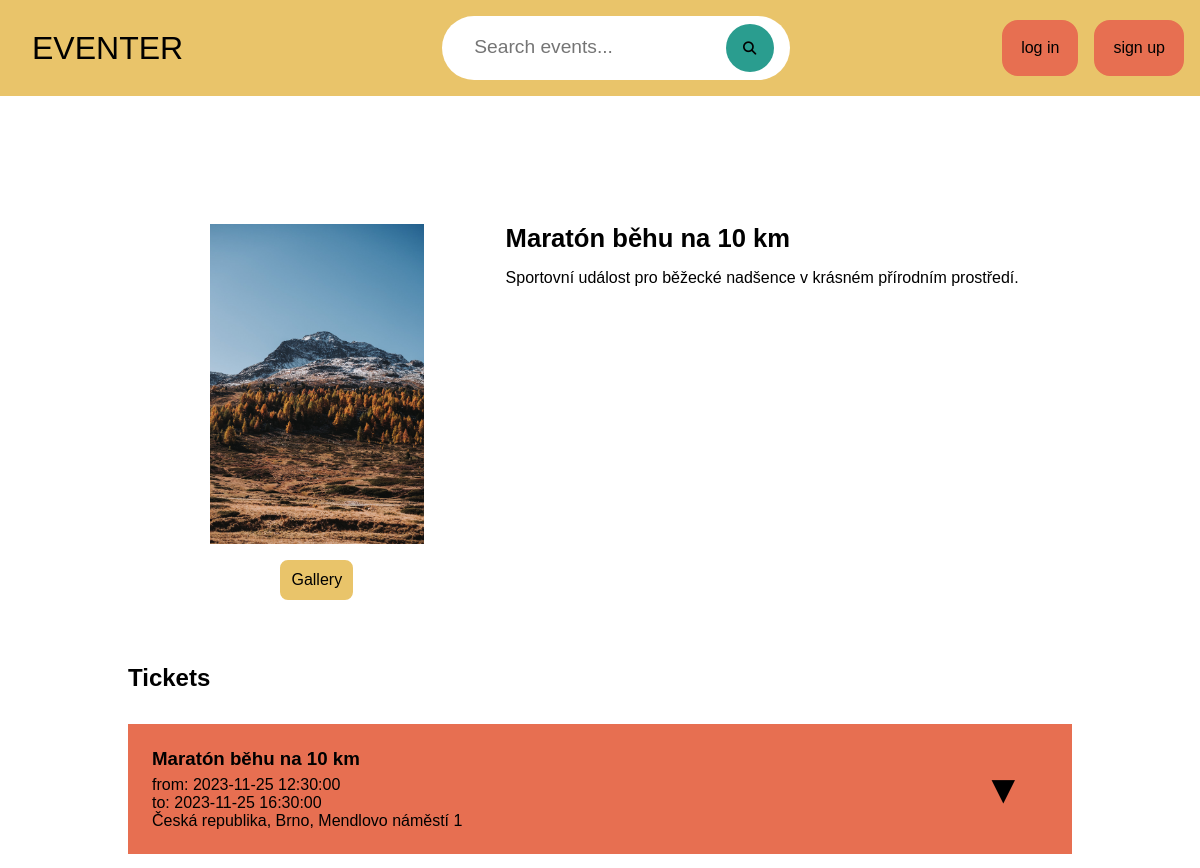
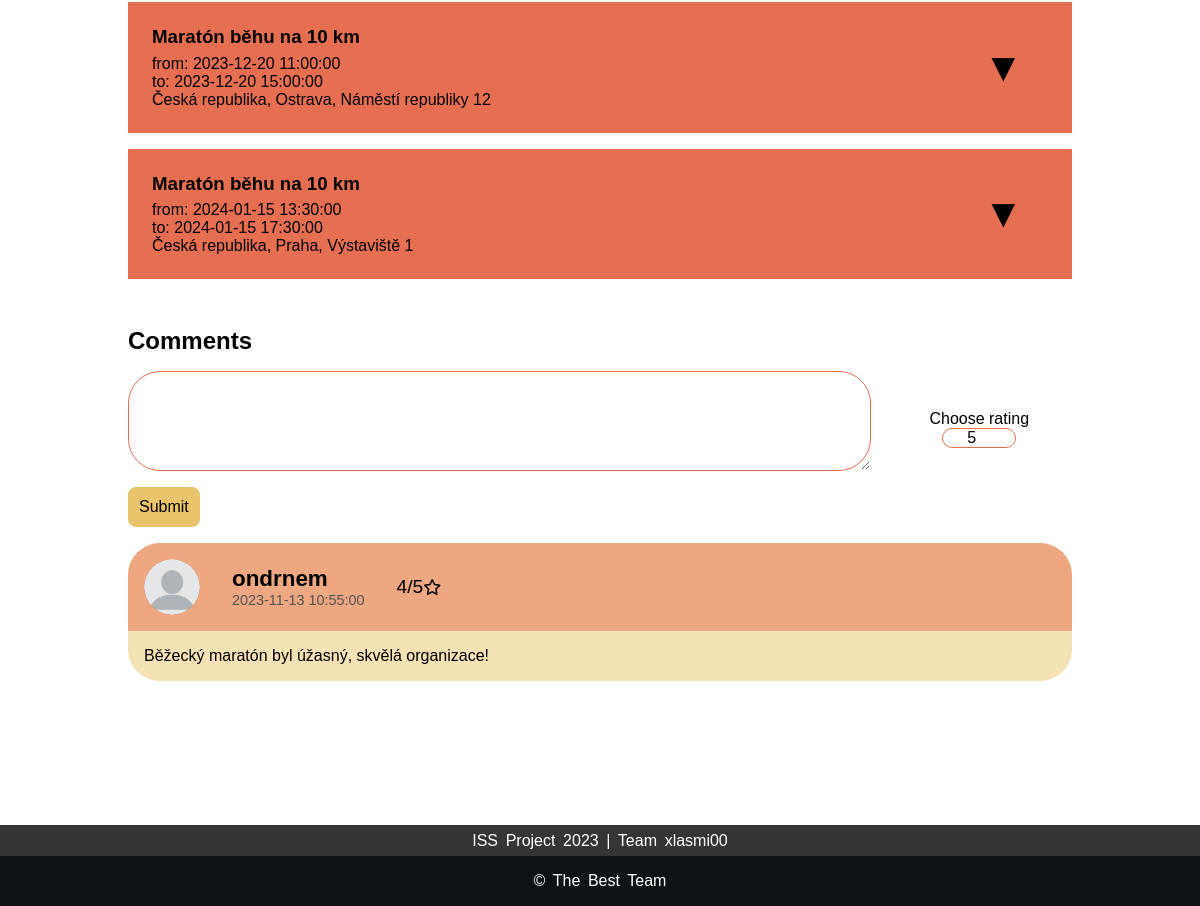
The page /event-detail.php?event_id=7 on the database its author committed (2 pictures, top to bottom).
### tables this page shows
CREATE TABLE Event (
    event_id INT AUTO_INCREMENT PRIMARY KEY,
    event_name VARCHAR(128),
    event_description MEDIUMTEXT,
    event_icon VARCHAR(256),
    rating FLOAT,
    time_of_creation DATETIME,
    time_of_last_edit DATETIME,
    event_status VARCHAR(64),

    category_name VARCHAR(128),
    account_id INT,

    CONSTRAINT fk_event_category
    FOREIGN KEY (category_name)
    REFERENCES Category(category_name),

    CONSTRAINT fk_event_owner  

    FOREIGN KEY (account_id)
    REFERENCES Account(account_id)
);

CREATE TABLE Event_instance (
    instance_id INT AUTO_INCREMENT PRIMARY KEY,
    event_id INT,
    address_id INT,
    date_from DATE,
    time_from TIME,
    date_to DATE,
    time_to TIME,

    CONSTRAINT fk_instance_of_event
    FOREIGN KEY (event_id)
    REFERENCES Event(event_id) ON DELETE CASCADE,

    CONSTRAINT fk_address_of_instance
    FOREIGN KEY (address_id)
    REFERENCES Address(address_id) ON DELETE CASCADE
);

CREATE TABLE Address (
    address_id INT AUTO_INCREMENT PRIMARY KEY,
    country VARCHAR(128),
    zip INT,
    city VARCHAR(128),
    street VARCHAR(128),
    street_number VARCHAR(128),  
    state VARCHAR(128),
    address_description MEDIUMTEXT,
    date_of_creation DATETIME,
    address_status VARCHAR(64),
    account_id INT,

    CONSTRAINT fk_address_proposed_by_account
    FOREIGN KEY (account_id)
    REFERENCES Account(account_id)
);

CREATE TABLE Comment (
    comment_id INT AUTO_INCREMENT PRIMARY KEY,
    time_of_posting DATETIME,
    comment_text MEDIUMTEXT,
    comment_rating FLOAT,

    account_id INT,
    super_comment INT,
    event_id INT,

    CONSTRAINT fk_comment_author
    FOREIGN KEY (account_id)
    REFERENCES Account(account_id),

    CONSTRAINT fk_super_comment
    FOREIGN KEY (super_comment)
    REFERENCES Comment(comment_id) ON DELETE CASCADE,

    CONSTRAINT fk_comment_on_event
    FOREIGN KEY (event_id)
    REFERENCES Event(event_id) ON DELETE CASCADE
);

CREATE TABLE Account (
    account_id INT AUTO_INCREMENT PRIMARY KEY,
    email VARCHAR(256) NOT NULL,
    first_name VARCHAR(128),
    last_name VARCHAR(128),
    nick VARCHAR(128),
    password VARCHAR(128),
    account_type VARCHAR(32),
    profile_icon VARCHAR(256),
    account_status VARCHAR(64)
);

### config/common.php (called while the page is built, shortened)
<?php
function get_pdo_statement($query, $id_array) {
    global $db;
    $stmt = $db->prepare($query);
    if ($id_array) {
        foreach ($id_array as $key => $value) {
            $stmt->bindValue(":$key", $value);
        }
    }
    $stmt->execute();
    return $stmt;
}
function fetch_table_entry($table, $return_id, $id_array, $id_string) {
    $query = "SELECT $return_id FROM $table WHERE $id_string";
    $stmt = get_pdo_statement($query, $id_array);
    $result = $stmt->fetch(PDO::FETCH_ASSOC);
    return $result;
}
function fetch_table_columns($query, $id_array)
{
    $stmt = get_pdo_statement($query, $id_array);
    return $stmt->fetchAll(PDO::FETCH_ASSOC);
}
function fetch_all_table_columns($table, $return_id, $id_array, $id_string, $group_by = null) {
    $query = "SELECT $return_id FROM $table" . ($id_string ? " WHERE $id_string" : "") . ($group_by ? " GROUP BY $group_by" : "");
    return fetch_table_columns($query, $id_array);
}
function fetch_distinct_table_columns($table, $return_id, $id_array, $id_string) {
    $query = "SELECT DISTINCT $return_id FROM $table" . ($id_string ? " WHERE $id_string" : "");
    return fetch_table_columns($query, $id_array);
}
function formatAddress(array &$address) {
    return $address['country'] . ', ' . $address['city'] . ', ' . $address['street']. ' ' . $address['street_number'];
}
function formatTime(array &$time, $date_column, $time_column) {
    return $time[$date_column].' '.$time[$time_column];
}
?>

### src/front-end/components/html-components.php (the view, shortened to what this page needs)
<?php
function makeHead(string $title)
{
    ?>
    <!DOCTYPE html>
    <html lang="en">
    <head>
        <link rel="stylesheet" href="src/front-end/styles/style.css">
    </head>
    <body>
    <?php
}
    ?>
    <?php
function makeHeader()
{
    ?>
    <header>
        <div class="top-bar">
            <a id="logo" href="index.php"><p>EVENTER</p></a>
            <div class="search-bar">
                <form action="<?php echo htmlspecialchars($_SERVER['PHP_SELF']) ?>" method="get">
                    <input type="text" placeholder="Search events..." name="search" <?php getSessionVal("search") ?> >
                    <button><i class="fa-solid fa-magnifying-glass"></i></button>
                </form>
            </div>
            <div class="profile">
                <?php
                    if (isset($_SESSION["USER"]))
                    {
                        echo '<div class="profile-icon" onclick="menuToggle();">';
                        echo '<img src="'.selectUserIcon($_SESSION["USER"]["user_icon"]).'">';
                        echo "</div>";
                        generateProfilMenu();
                    }
                    else
                    {
                        echo "<div class='login-btns'>";
                        echo "<a href='login.php' class='button-sharp-filled'>log in</a>";
                        echo "<a href='' class='button-sharp-filled'>sign up</a>";
                        echo "</div>";
                    }
                ?>
            </div>
        </div>
    </header>
    <?php
}
function makeFooter()
{
    ?>
    <footer>
        <div class="footer-top">
            <p> ISS Project 2023 | Team xlasmi00 </p>
        </div>
        <div class="footer-bottom">
            <p>&copy; The best Team</p>
        </div>
    </footer>
    </body>
    </html>
    <?php
}
function getSessionVal($value, $index = null, $default = null) {
    if(!isset($_SESSION[$value])) {
        if ($default || $default === 0) {
            echo "value=\"$default\"";
        } else {
            return;
        }
    } else if(is_array($value)) {
        echo ' value="' . htmlspecialchars($_SESSION[$value][$index]) . '"';
    } else {
        echo ' value="' . htmlspecialchars($_SESSION[$value]) . '"';
    }
}
    ?>
    <?php
function generateEventTickets($eventID)
{
    $tables_joined = "Event e NATURAL JOIN Event_instance ei JOIN Address a ON ei.address_id = a.address_id";
    $result_id = "instance_id, event_name, date_from, date_to, time_from, time_to, country, city, street, street_number";
    $event_instances = fetch_all_table_columns($tables_joined, $result_id, ["event_id" => $eventID] ,"event_id = :event_id", null);
    $cnt_t = 1;
    foreach ($event_instances as $event_instance)
    {
        echo '<div class="ticket">
            <div class="ticket-ticket">
                <div class="ticket-info">
                    <h3>'.$event_instance['event_name'].'</h3>
                    <p>
                        from: '.formatTime($event_instance, 'date_from', 'time_from').
                        '<br>to: ' .formatTime($event_instance, 'date_to', 'time_to').
                        '<br>' . formatAddress($event_instance) .'
                    </p>
                </div>
                <button ticket-arrow-button="ticket-'.$cnt_t.'" class="arrow-button" onclick="toggleTicketDetail(\'ticket-'.$cnt_t.'\')">▼</button>
            </div>
            <div class="ticket-types" id="ticket-'.$cnt_t.'">
        <table>';
        echo '<tr class="tickets-reserved">
                        <td><p>Total: </p></td>
                        <td><p id="total-ticket-'.$cnt_t.'">0.00,-</p></td>
                        <td></td>
                        <td class="row-10"><button class="button-round-empty">Reserve</button></td>
                </tr>
                </table>
            </div>
        </div>';
        $cnt_t++;
    }
}
function makeEventInfo($eventID)
{
    $event = fetch_table_entry("Event", "event_icon, event_name, event_description", ["event_id" => $eventID], "event_id = :event_id");
    $event_images = fetch_all_table_columns("Photos", "photo_path", ["event_id" => $eventID], "event_id = :event_id");
    echo '<div class="gallery-popup">
        <script src="src/front-end/js/toggleGallery.js"></script>
        <div class="gallery-popup-top-bar">
            <span class="close-btn"><i class="fa-solid fa-xmark"></i></span>
        </div>
        <button class="arrow-btn left-arrow"><i class="fa-solid fa-arrow-left"></i></button>
        <button class="arrow-btn right-arrow"><i class="fa-solid fa-arrow-right"></i></button>
        <img class="large-image">
        <h1 class="image-index">1</h1>
    </div>
    <div class="icon-container">
        <img src="'.(isset($event['event_icon']) ? $event['event_icon'] : 'event-icons/default.jpg').'">
        <button class="button-round-filled" onclick="toggleGallery('.json_encode($event_images).')">Gallery</button>
    </div>
    <div class="description-container">
        <h3>'.$event["event_name"].'</h3>
        <p>'.$event['event_description'].'</p>
    </div>';
}
function selectUserIcon(&$path) {
    return isset($path) ? $path : "user-icons/default.webp";
}
function generateComments($eventID)
{
    $comments = fetch_distinct_table_columns("Comment natural join Account", "*", ["event_id" => $eventID], "event_id = :event_id");
    foreach ($comments as $comment)
    {
        echo '
        <div class="comment">
            <div class="comment-header">
                <span>
                    <div class="profile-icon">
                        <img src="'.selectUserIcon($comment['profile_icon']).'">
                    </div>
                    <div class="comment-header-text">
                        <h3>'.$comment['nick'].'</h3>
                        <p>'.$comment['time_of_posting'].'</p>
                    </div>
                    <p class="rating-text">'.$comment['comment_rating'].'/5</p>
                    <i class="fa-regular fa-star"></i>
                </span>
        ';
        echo '
            </div>
            <div class="comment-body">
                <p>'.nl2br($comment['comment_text']).'</p>
            </div>
        </div>
        ';
    }
}
    ?>

### event-detail.php (shortened to what this page needs)
<?php
require_once "config/common.php";
require "src/front-end/components/html-components.php";
makeHead("Eventer | Event Detail");
makeHeader();
?>
<main class="event-detail-main-container">
    <div class="info-container">
        <?php makeEventInfo($_GET["event_id"]) ?>
    </div>
    <div class="part-lable">
        <h2>Tickets</h2>
    </div>
    <div class="tickets-container">
        <?php generateEventTickets($_GET["event_id"]) ?>
    </div>
    <div class="part-lable">
        <h2>Comments</h2>
    </div>
    <div class="comments-container">
        <div class="comment-form">
            <form action="">
                <div class="form-input">
                    <textarea name="" id="" cols="30" rows="10"></textarea>
                    <span>
                        <label for="rating">Choose rating</label>
                        <input type="number" id="rating" pattern="[0-5]" value="5" oninput="checkRatingInput()">
                    </span>
                </div>
                <button type="Submit" class="button-round-filled">Submit</button>
            </form>
        </div>
        <div class="comments-block">
            <?php generateComments($_GET["event_id"]) ?>
        </div>
    </div>
</main>
<?php
makeFooter();
?>

### src/front-end/styles/style.css (style rules this page uses)
* { margin: 0; padding: 0; font-family: 'Poppins', sans-serif; box-sizing: border-box; }
body { background-color: white; }
header { width: 100%; background-color: #E9C46A; }
.top-bar { display: flex; align-items: center; flex-direction: row; justify-content: space-between; }
#logo { height: 100%; width: 30%; text-align: left; text-decoration: none; color: black; font-size: 2rem; margin: 1rem 0rem 1rem 2rem; }
.search-bar { width: 100%; max-width: 700px; display: flex; align-items: center; justify-content: center; padding: 1rem 2rem; }
.search-bar form { background-color: white; stroke: black; stroke-width: 0.2rem; border-radius: 60rem; padding: 0.5rem 1rem 0.5rem 2rem; }
.search-bar form input { background-color: transparent; flex: 1; border: 0; outline: none; font-size: 1.2rem; color: black; }
.search-bar button { width: 2rem; border: 0; border-radius: 50%; width: 3rem; height: 3rem; background-color: #2A9D8F; cursor: pointer; }
.profile { width: 30%; height: 100%; display: flex; justify-content: right; text-align: right; }
.profile-icon { height: 3.5rem; width: 3.5rem; border-radius: 50%; overflow: hidden; display: flex; justify-content: center; align-items: center; background-color: #E76F51; margin: 1rem 2rem 1rem 0rem; }
.profile-icon img { height: 100%; width: 100%; object-fit: cover; border-radius: 50%; }
.login-btns a { margin-right: 1rem; border-radius: 1rem; }
main { width: 100%; min-height: 100vh; }
footer { color: white; font-size: 1rem; word-spacing: 0.2rem; text-align: center; }
.footer-top { padding: 0.4rem 0; background-color: #353535; }
.footer-bottom { background: #0D1317; width: auto; padding: 1rem 0; align-items: center; }
.footer-bottom p { text-transform: capitalize; }

### src/front-end/styles/buttons.css (style rules this page uses)
.button-round-filled { display: inline-block; padding: 0.5rem; font-size: 1rem; text-align: center; text-decoration: none; border: 0.2rem solid #E9C46A; border-radius: 0.5rem; color: black; background-color: #E9C46A; cursor: pointer; }
.button-sharp-filled { display: inline-block; padding: 1rem; font-size: 1rem; text-align: center; text-decoration: none; border: 0.2rem solid #E76F51; color: black; background-color: #E76F51; cursor: pointer; }

### src/front-end/styles/info-container.css (style rules this page uses)
.info-container { width: 100%; display: flex; flex-direction: row; justify-content: space-evenly; }
.info-container .icon-container { width: 40%; display: flex; flex-direction: column; align-items: center; justify-content: center; }
.icon-container img { max-width: 16rem; max-height: 20rem; }
.info-container .description-container { width: 60%; display: flex; flex-direction: column; text-align: left; justify-content: start; }

### src/front-end/styles/index.css (style rules this page uses)
main h2 { padding: 2rem 3rem 0rem 4rem; }

### src/front-end/styles/profile.css (style rules this page uses)
.profile-popup form input,textarea { border: 0.1rem solid #E76F51; border-radius: 2rem; padding: 0.6rem; font-size: 1rem; }

### rows shown on the page
event: event_name "Maratón běhu na 10 km", event_description "Sportovní událost pro běžecké nadšence v krásném přírodním prostředí."
event_instance: event.event_name "Maratón běhu na 10 km", date_from+time_from "2023-11-25 12:30:00", formatTime($event_instance, 'date_to', 'time_to') "2023-11-25 16:30:00", address.street_number "Česká republika, Brno, Mendlovo náměstí 1"
event_instance: event.event_name "Maratón běhu na 10 km", date_from+time_from "2023-12-20 11:00:00", formatTime($event_instance, 'date_to', 'time_to') "2023-12-20 15:00:00", address.street_number "Česká republika, Ostrava, Náměstí republiky 12"
event_instance: event.event_name "Maratón běhu na 10 km", date_from+time_from "2024-01-15 13:30:00", formatTime($event_instance, 'date_to', 'time_to') "2024-01-15 17:30:00", address.street_number "Česká republika, Praha, Výstaviště 1"
comment: account.nick "ondrnem", time_of_posting "2023-11-13 10:55:00", comment_rating "4", comment_text "Běžecký maratón byl úžasný, skvělá organizace!"
